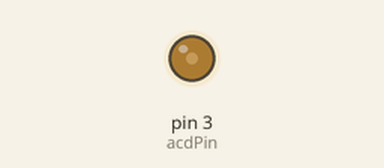
The sketch below on a simulated Arduino Uno, built with avr-gcc and run on an emulated ATmega328P. Parts: output pins drawn as LEDs (lit = HIGH). What the sketch prints to the serial monitor is not drawn.

Above: at 0.1 s.
Timing chart, 0 to 1.6 s (numbered marks = the images above):
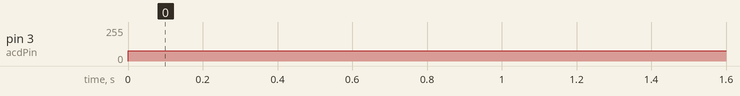

Measured:
- by itself, pin 3 (acdPin): 0/255 → 76/255 at 0.00 s

The sketch:

Dimmer.ino
```cpp
//Libraries
#include <RBDdimmer.h>//https://github.com/RobotDynOfficial/RBDDimmer

//Parameters
const int zeroCrossPin  = 2;
const int acdPin  = 3;
int MIN_POWER  = 0;
int MAX_POWER  = 40;
int POWER_STEP  = 1;

//Variables
int power  = 0;

//Objects
dimmerLamp acd(acdPin);

void setup(){
//Init Serial USB
Serial.begin(9600);
Serial.println(F("Initialize System"));
acd.begin(NORMAL_MODE, ON);
}

void loop(){
  //testDimmer();
  power = 30;
  acd.setPower(power);
}

void testDimmer(){/* function testDimmer */
////Sweep light power to test dimmer
  for(power=MIN_POWER;power<=MAX_POWER;power+=POWER_STEP){
    acd.setPower(power); // setPower(0-100%);
      Serial.print("lampValue -> ");
      Serial.print(acd.getPower());
      Serial.println("%");
    delay(100);
  }

  for(power=MAX_POWER;power>=MIN_POWER;power-=POWER_STEP){
    acd.setPower(power); // setPower(0-100%);
      Serial.print("lampValue -> ");
      Serial.print(acd.getPower());
      Serial.println("%");
    delay(100);
  }
}
```
